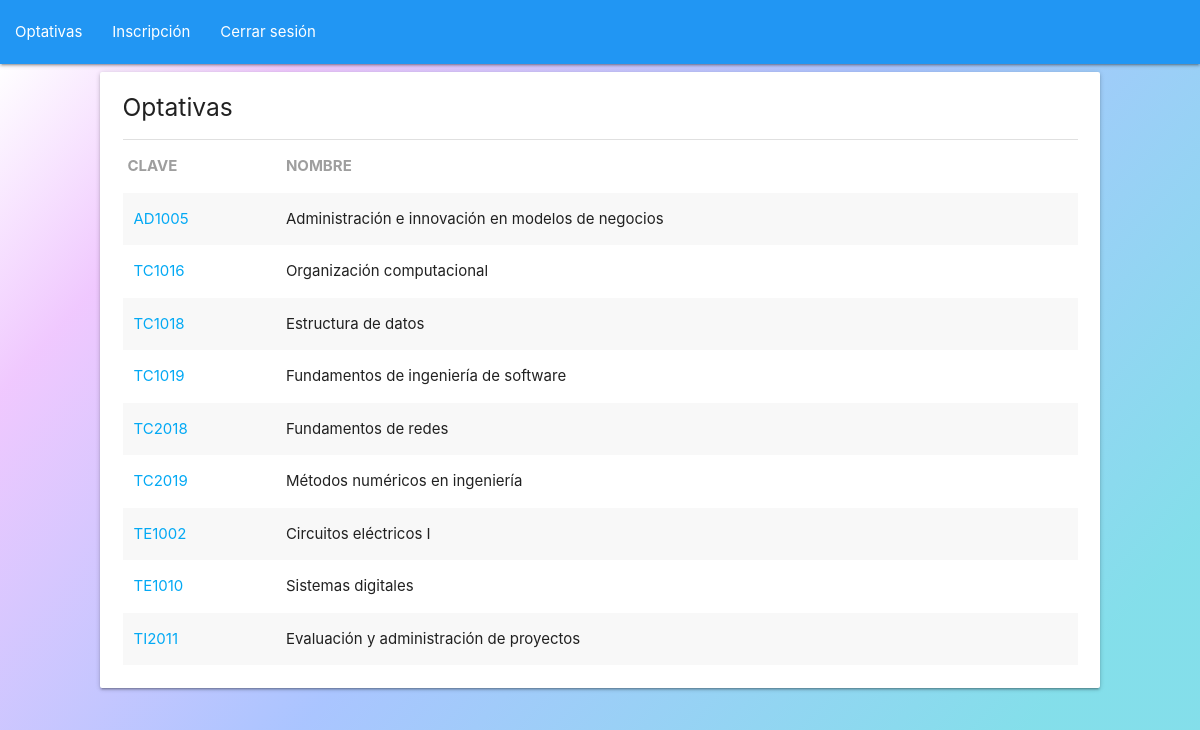
Screenshot of /optative.php (signed in) with the database file from the repository.
### tables this page shows
CREATE TABLE IF NOT EXISTS `OPTATIVE` (
  `optative_id` VARCHAR(6) NOT NULL,
  `name` VARCHAR(80) NULL,
  `objective` LONGTEXT NULL,
  `scheme` LONGTEXT NULL,
  `type` INT NULL,
  `block` INT,
  PRIMARY KEY (`optative_id`),
  UNIQUE INDEX `optative_id_UNIQUE` (`optative_id` ASC));

### optative.php (the view, shortened to what this page needs)
<?php
	require 'index.php';
	require 'side-nav.php';
	if ($conexion->connect_errno) {
		echo "<br> No pues no se conectó";
		echo "<br> Error: " . $conexion->connect_erno;
		echo "<br> Error: " . $conexion->connect_error;
	} else {
		$sql = "SELECT optative_id, name FROM optative ORDER BY optative_id";
		$res = $conexion->query($sql);
	}
?>
<div class="row">
	<div class="card col s10 offset-s1 padded">
		<div class="row col s12 no-padding no-margin">
			<h5 class="col s8 no-margin-top no-padding">Optativas</h5>
			<div class="col s4 no-padding">
			</div>
			<br>
			<br>
		</div>
		<div class="divider col s12"></div>
		<table class="striped">
	        <thead>
				<tr class="grey-text">
					<th>CLAVE</th>
					<th>NOMBRE</th>
				</tr>
	        </thead>
	        <tbody>
	        	<?php
	        		foreach ($res as $optative) {
	        	?>
	        		<tr>
	        			<td>
							<form action='optativeDetail.php' method="get">
	        					<button type="submit" class="btn-link"><?=$optative['optative_id']?></button>
	        				</form>
	        			</td>
	        			<td><?=$optative['name']?></td>
	        		</tr>
	        	<?php
	        		}
	        	 ?>
	        </tbody>
    	</table>
	</div>
</div>

### app.css (style rules this page uses)
html { background: linear-gradient(131.77deg, rgba(255, 255, 255, 0.7) 2.9%, rgba(233, 177, 254, 0.7) 18.38%, rgba(85, 138, 255, 0.498889) 49.52%, rgba(0, 188, 212, 0.483) 87.53%); height: 100%; width: 100%; }
.padded { padding: 1.5em !important; }
.no-padding { padding: 0 !important; }
.no-margin { margin: 0 !important; }
.no-margin-top { margin-top: 0; }
.btn-link { border: none !important; background-color: transparent !important; color: #03a9f4; cursor: pointer; }

### rows the page displays
optative: optative_id "AD1005", name "Administración e innovación en modelos de negocios"
optative: optative_id "TC1016", name "Organización computacional"
optative: optative_id "TC1018", name "Estructura de datos"
optative: optative_id "TC1019", name "Fundamentos de ingeniería de software"
optative: optative_id "TC2018", name "Fundamentos de redes"
optative: optative_id "TC2019", name "Métodos numéricos en ingeniería"
optative: optative_id "TE1002", name "Circuitos eléctricos I"
optative: optative_id "TE1010", name "Sistemas digitales"
optative: optative_id "TI2011", name "Evaluación y administración de proyectos"
